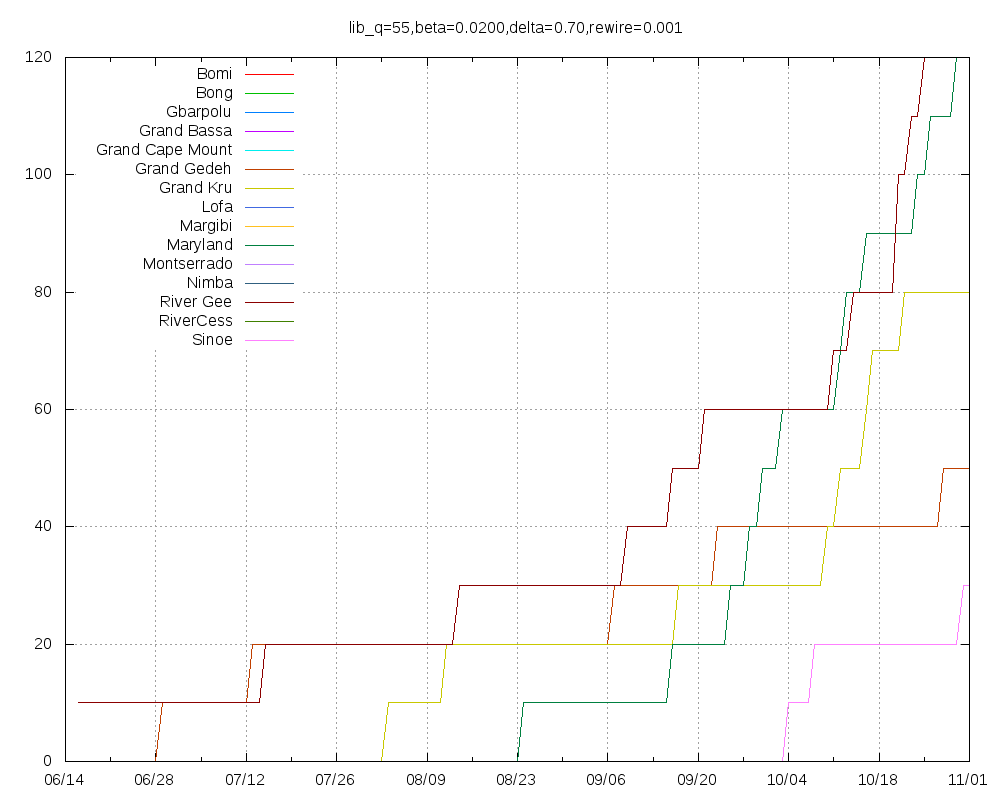

This chart was generated by the following gnuplot code:
set title "lib_q=55,beta=0.0200,delta=0.70,rewire=0.001"
set key top left
set grid
set xdata time
set timefmt "%Y-%m-%d"
set terminal png size 1000,800
set output "lib_q=55,beta=0.0200,delta=0.70,rewire=0.001.png"
plot "Bomi.tab" using 1:2 title "Bomi" with lines,"Bong.tab" using 1:2 title "Bong" with lines,"Gbarpolu.tab" using 1:2 title "Gbarpolu" with lines,"Grand_Bassa.tab" using 1:2 title "Grand Bassa" with lines,"Grand_Cape_Mount.tab" using 1:2 title "Grand Cape Mount" with lines,"Grand_Gedeh.tab" using 1:2 title "Grand Gedeh" with lines,"Grand_Kru.tab" using 1:2 title "Grand Kru" with lines,"Lofa.tab" using 1:2 title "Lofa" with lines,"Margibi.tab" using 1:2 title "Margibi" with lines,"Maryland.tab" using 1:2 title "Maryland" with lines,"Montserrado.tab" using 1:2 title "Montserrado" with lines,"Nimba.tab" using 1:2 title "Nimba" with lines,"River_Gee.tab" using 1:2 title "River Gee" with lines,"RiverCess.tab" using 1:2 title "RiverCess" with lines,"Sinoe.tab" using 1:2 title "Sinoe" with lines
